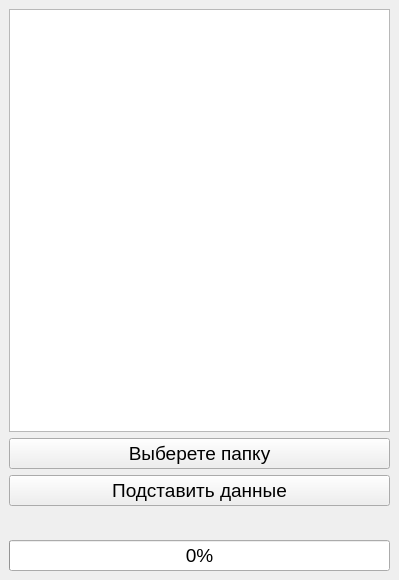
<?xml version="1.0" encoding="UTF-8"?>
<ui version="4.0">
 <class>MainWindow</class>
 <widget class="QMainWindow" name="MainWindow">
  <property name="geometry">
   <rect>
    <x>0</x>
    <y>0</y>
    <width>399</width>
    <height>580</height>
   </rect>
  </property>
  <property name="font">
   <font>
    <pointsize>14</pointsize>
   </font>
  </property>
  <property name="windowTitle">
   <string>Подстановка S-параметров для HFSS</string>
  </property>
  <property name="windowIcon">
   <iconset>
    <normaloff>C:/Users/skorp/Desktop/400-4009677_the-bullet-from-enter-the-gungeon-red-caped.ico</normaloff>C:/Users/skorp/Desktop/400-4009677_the-bullet-from-enter-the-gungeon-red-caped.ico</iconset>
  </property>
  <widget class="QWidget" name="centralwidget">
   <layout class="QVBoxLayout" name="verticalLayout">
    <item>
     <widget class="QListWidget" name="listWidget"/>
    </item>
    <item>
     <widget class="QPushButton" name="btnBrowse">
      <property name="text">
       <string>Выберете папку</string>
      </property>
     </widget>
    </item>
    <item>
     <widget class="QPushButton" name="runCalc">
      <property name="text">
       <string>Подставить данные</string>
      </property>
      <property name="checkable">
       <bool>true</bool>
      </property>
     </widget>
    </item>
    <item>
     <widget class="QLabel" name="label">
      <property name="text">
       <string/>
      </property>
      <property name="alignment">
       <set>Qt::AlignCenter</set>
      </property>
     </widget>
    </item>
    <item>
     <widget class="QProgressBar" name="progressBar">
      <property name="value">
       <number>0</number>
      </property>
      <property name="textVisible">
       <bool>true</bool>
      </property>
      <property name="invertedAppearance">
       <bool>false</bool>
      </property>
      <property name="textDirection">
       <enum>QProgressBar::TopToBottom</enum>
      </property>
     </widget>
    </item>
   </layout>
  </widget>
 </widget>
 <resources/>
 <connections/>
</ui>
